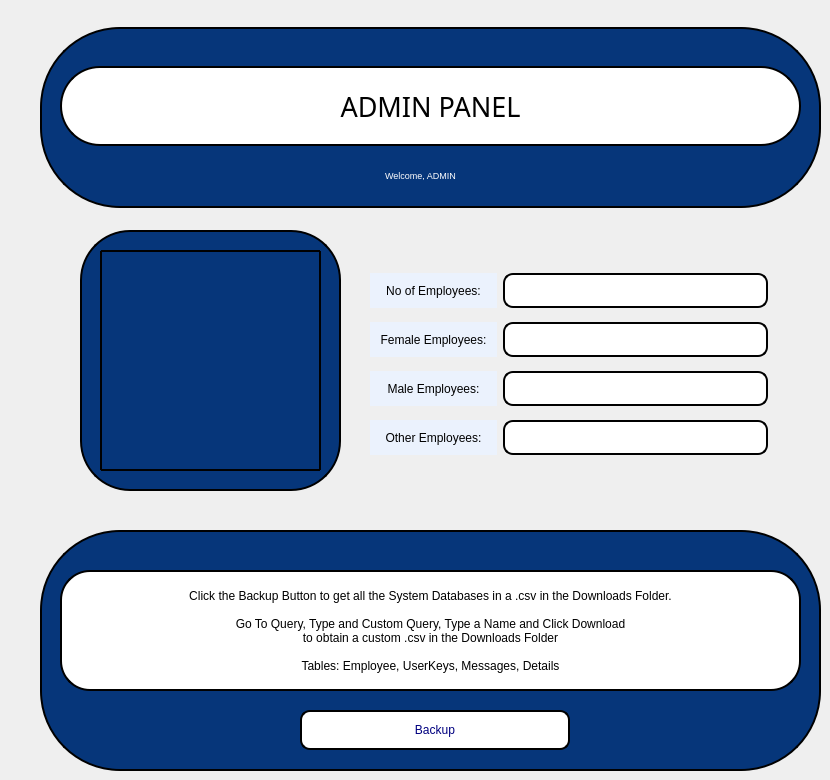
    <widget class="QWidget" name="r_admhomepage">
     <widget class="QLabel" name="adm_homehead_boxlbl">
      <property name="geometry">
       <rect>
        <x>40</x>
        <y>27</y>
        <width>781</width>
        <height>181</height>
       </rect>
      </property>
      <property name="styleSheet">
       <string notr="true">border-style:outset;
border-width:2px;
border-radius:80px;
border-color:black;
background-color: rgb(6, 54, 122);</string>
      </property>
      <property name="text">
       <string/>
      </property>
     </widget>
     <widget class="QLabel" name="adm_homehead_txtlbl">
      <property name="geometry">
       <rect>
        <x>60</x>
        <y>66</y>
        <width>741</width>
        <height>80</height>
       </rect>
      </property>
      <property name="font">
       <font>
        <family>Mongolian Baiti</family>
        <pointsize>20</pointsize>
       </font>
      </property>
      <property name="styleSheet">
       <string notr="true">color: black;
border-style:outset;
border-width:2px;
border-radius:40px;
border-color:black;
background-color: rgb(255, 255, 255);</string>
      </property>
      <property name="text">
       <string>ADMIN PANEL</string>
      </property>
      <property name="alignment">
       <set>Qt::AlignCenter</set>
      </property>
     </widget>
     <widget class="QLabel" name="adm_homehead_statuslbl">
      <property name="geometry">
       <rect>
        <x>260</x>
        <y>170</y>
        <width>321</width>
        <height>10</height>
       </rect>
      </property>
      <property name="font">
       <font>
        <pointsize>7</pointsize>
       </font>
      </property>
      <property name="styleSheet">
       <string notr="true">color: white;
background-color: rgb(6, 54, 122);</string>
      </property>
      <property name="text">
       <string>Welcome, ADMIN</string>
      </property>
      <property name="alignment">
       <set>Qt::AlignCenter</set>
      </property>
     </widget>
     <widget class="QLabel" name="countall_txtlbl">
      <property name="geometry">
       <rect>
        <x>503</x>
        <y>273</y>
        <width>265</width>
        <height>35</height>
       </rect>
      </property>
      <property name="maximumSize">
       <size>
        <width>16777215</width>
        <height>35</height>
       </size>
      </property>
      <property name="font">
       <font>
        <pointsize>7</pointsize>
       </font>
      </property>
      <property name="styleSheet">
       <string notr="true">color: black;
border-style:outset;
border-width:2px;
border-radius:10px;
border-color:black;
background-color: rgb(255, 255, 255);</string>
      </property>
      <property name="text">
       <string/>
      </property>
     </widget>
     <widget class="QLabel" name="countmale_lbl">
      <property name="geometry">
       <rect>
        <x>370</x>
        <y>371</y>
        <width>127</width>
        <height>35</height>
       </rect>
      </property>
      <property name="font">
       <font>
        <pointsize>9</pointsize>
       </font>
      </property>
      <property name="styleSheet">
       <string notr="true">background-color: ;
background-color: rgb(235, 242, 253);
color:black</string>
      </property>
      <property name="text">
       <string>Male Employees:</string>
      </property>
      <property name="alignment">
       <set>Qt::AlignCenter</set>
      </property>
     </widget>
     <widget class="QLabel" name="countall_lbl">
      <property name="geometry">
       <rect>
        <x>370</x>
        <y>273</y>
        <width>127</width>
        <height>35</height>
       </rect>
      </property>
      <property name="font">
       <font>
        <pointsize>9</pointsize>
       </font>
      </property>
      <property name="styleSheet">
       <string notr="true">background-color: ;
background-color: rgb(235, 242, 253);
color:black</string>
      </property>
      <property name="text">
       <string>No of Employees:</string>
      </property>
      <property name="alignment">
       <set>Qt::AlignCenter</set>
      </property>
     </widget>
     <widget class="QLabel" name="countmale_txtlbl">
      <property name="geometry">
       <rect>
        <x>503</x>
        <y>371</y>
        <width>265</width>
        <height>35</height>
       </rect>
      </property>
      <property name="maximumSize">
       <size>
        <width>16777215</width>
        <height>35</height>
       </size>
      </property>
      <property name="font">
       <font>
        <pointsize>7</pointsize>
       </font>
      </property>
      <property name="styleSheet">
       <string notr="true">color: black;
border-style:outset;
border-width:2px;
border-radius:10px;
border-color:black;
background-color: rgb(255, 255, 255);</string>
      </property>
      <property name="text">
       <string/>
      </property>
     </widget>
     <widget class="QLabel" name="countfem_lbl">
      <property name="geometry">
       <rect>
        <x>370</x>
        <y>322</y>
        <width>127</width>
        <height>35</height>
       </rect>
      </property>
      <property name="font">
       <font>
        <pointsize>9</pointsize>
       </font>
      </property>
      <property name="styleSheet">
       <string notr="true">background-color: ;
background-color: rgb(235, 242, 253);
color:black</string>
      </property>
      <property name="text">
       <string>Female Employees:</string>
      </property>
      <property name="alignment">
       <set>Qt::AlignCenter</set>
      </property>
     </widget>
     <widget class="QLabel" name="countfem_txtlbl">
      <property name="geometry">
       <rect>
        <x>503</x>
        <y>322</y>
        <width>265</width>
        <height>35</height>
       </rect>
      </property>
      <property name="maximumSize">
       <size>
        <width>16777215</width>
        <height>35</height>
       </size>
      </property>
      <property name="font">
       <font>
        <pointsize>7</pointsize>
       </font>
      </property>
      <property name="styleSheet">
       <string notr="true">color: black;
border-style:outset;
border-width:2px;
border-radius:10px;
border-color:black;
background-color: rgb(255, 255, 255);</string>
      </property>
      <property name="text">
       <string/>
      </property>
     </widget>
     <widget class="QLabel" name="countother_txtlbl">
      <property name="geometry">
       <rect>
        <x>503</x>
        <y>420</y>
        <width>265</width>
        <height>35</height>
       </rect>
      </property>
      <property name="maximumSize">
       <size>
        <width>16777215</width>
        <height>35</height>
       </size>
      </property>
      <property name="font">
       <font>
        <pointsize>7</pointsize>
       </font>
      </property>
      <property name="styleSheet">
       <string notr="true">color: black;
border-style:outset;
border-width:2px;
border-radius:10px;
border-color:black;
background-color: rgb(255, 255, 255);</string>
      </property>
      <property name="text">
       <string/>
      </property>
     </widget>
     <widget class="QLabel" name="countother_lbl">
      <property name="geometry">
       <rect>
        <x>370</x>
        <y>420</y>
        <width>127</width>
        <height>35</height>
       </rect>
      </property>
      <property name="font">
       <font>
        <pointsize>9</pointsize>
       </font>
      </property>
      <property name="styleSheet">
       <string notr="true">background-color: ;
background-color: rgb(235, 242, 253);
color:black</string>
      </property>
      <property name="text">
       <string>Other Employees:</string>
      </property>
      <property name="alignment">
       <set>Qt::AlignCenter</set>
      </property>
     </widget>
     <widget class="QLabel" name="adm_home_complogo">
      <property name="geometry">
       <rect>
        <x>100</x>
        <y>250</y>
        <width>221</width>
        <height>221</height>
       </rect>
      </property>
      <property name="styleSheet">
       <string notr="true">border-color: black;
border-style:outset;
border-width:2px;
border-radius:1px;
</string>
      </property>
      <property name="text">
       <string/>
      </property>
      <property name="pixmap">
       <pixmap>../../../../.designer/Assets/TechGenix.jpg</pixmap>
      </property>
      <property name="scaledContents">
       <bool>true</bool>
      </property>
     </widget>
     <widget class="QLabel" name="adm_home_boxlbl">
      <property name="geometry">
       <rect>
        <x>80</x>
        <y>230</y>
        <width>261</width>
        <height>261</height>
       </rect>
      </property>
      <property name="styleSheet">
       <string notr="true">border-style:outset;
border-width:2px;
border-radius:50px;
border-color:black;
background-color: rgb(6, 54, 122);</string>
      </property>
      <property name="text">
       <string/>
      </property>
     </widget>
     <widget class="QLabel" name="selectionbox_lbl_9">
      <property name="geometry">
       <rect>
        <x>40</x>
        <y>530</y>
        <width>781</width>
        <height>241</height>
       </rect>
      </property>
      <property name="styleSheet">
       <string notr="true">border-style:outset;
border-width:2px;
border-radius:80px;
border-color:black;
background-color: rgb(6, 54, 122);</string>
      </property>
      <property name="text">
       <string/>
      </property>
     </widget>
     <widget class="QLabel" name="display_lbl_7">
      <property name="geometry">
       <rect>
        <x>60</x>
        <y>570</y>
        <width>741</width>
        <height>121</height>
       </rect>
      </property>
      <property name="font">
       <font>
        <pointsize>9</pointsize>
       </font>
      </property>
      <property name="styleSheet">
       <string notr="true">color: black;
border-style:outset;
border-width:2px;
border-radius:30px;
border-color:black;
background-color: rgb(255, 255, 255);</string>
      </property>
      <property name="text">
       <string>Click the Backup Button to get all the System Databases in a .csv in the Downloads Folder.

Go To Query, Type and Custom Query, Type a Name and Click Download
to obtain a custom .csv in the Downloads Folder

Tables: Employee, UserKeys, Messages, Details</string>
      </property>
      <property name="alignment">
       <set>Qt::AlignCenter</set>
      </property>
     </widget>
     <widget class="QPushButton" name="backup_btn">
      <property name="geometry">
       <rect>
        <x>300</x>
        <y>710</y>
        <width>270</width>
        <height>40</height>
       </rect>
      </property>
      <property name="styleSheet">
       <string notr="true">color: rgb(0, 0, 127);
border-style:outset;
border-width:2px;
border-radius:10px;
border-color:black;
background-color: rgb(255, 255, 255);</string>
      </property>
      <property name="text">
       <string>Backup</string>
      </property>
     </widget>
     <zorder>adm_homehead_boxlbl</zorder>
     <zorder>adm_homehead_txtlbl</zorder>
     <zorder>adm_homehead_statuslbl</zorder>
     <zorder>adm_home_boxlbl</zorder>
     <zorder>adm_home_complogo</zorder>
     <zorder>selectionbox_lbl_9</zorder>
     <zorder>display_lbl_7</zorder>
     <zorder>backup_btn</zorder>
     <zorder>countall_txtlbl</zorder>
     <zorder>countmale_lbl</zorder>
     <zorder>countall_lbl</zorder>
     <zorder>countmale_txtlbl</zorder>
     <zorder>countfem_lbl</zorder>
     <zorder>countfem_txtlbl</zorder>
     <zorder>countother_txtlbl</zorder>
     <zorder>countother_lbl</zorder>
    </widget>
